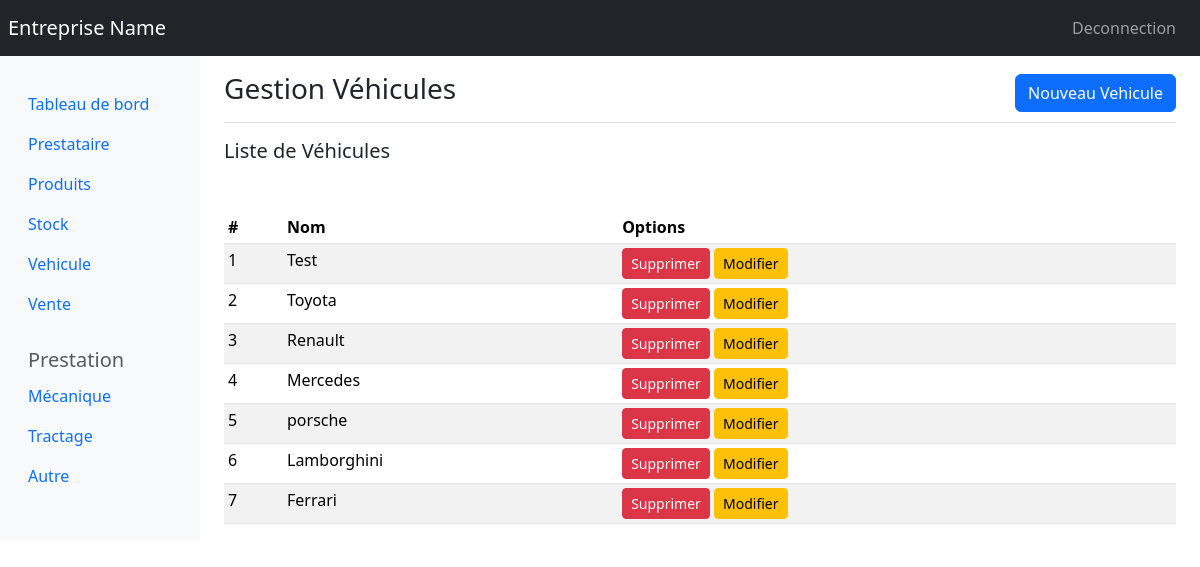
Page /vehicule.php on the committed database.
### tables this page shows
CREATE TABLE Vehicule (id INTEGER PRIMARY KEY AUTOINCREMENT NOT NULL, nom TEXT NOT NULL);

### vehicule.php (the view, shortened to what this page needs)
<?php
include_once('header.php');
$database = dbConnect();
$stmt = $database->query("SELECT * FROM vehicule");
$vehicules = $stmt->fetchAll(PDO::FETCH_ASSOC);
?>
<main role="main" class="col-md-9 ml-sm-auto col-lg-10 pt-3 px-4">
    <div class="d-flex justify-content-between flex-wrap flex-md-nowrap align-items-center pb-2 mb-3 border-bottom">
        <h3 class="h3">Gestion Véhicules</h3>
        <div class="btn-toolbar mb-2 mb-md-0">
            <div class="btn-group mr-2">
                <a href="#" id="addProd" data-bs-toggle="modal" data-bs-target="#exampleModalAdd" class="btn btn-primary">
                    Nouveau Vehicule
                </a>
            </div>
        </div>
    </div>
    <div>
        <h5 class="mb-5">Liste de Véhicules</h5>
        <div class="table-responsive">
            <table id="productTable" class="table table-striped table-sm">
                <thead>
                    <tr>
                        <th>#</th>
                        <th>Nom</th>
                        <th>Options</th>
                    </tr>
                </thead>
                <tbody>
                    <?php if (!empty($vehicules)) {
                        foreach ($vehicules as $vehicule) { ?>
                            <tr>
                                <td><?= htmlspecialchars($vehicule['id']); ?></td>
                                <td><?= htmlspecialchars($vehicule['nom']); ?></td>
                                <td>
                                    <a href="vehicule_delete.php?id=<?=$vehicule['id'];?>" class="btn btn-sm btn-danger">Supprimer</a>
                                    <a href="#" class="btn btn-sm btn-warning" data-bs-toggle="modal" data-bs-target="#exampleModalMaj" data-id="<?=$vehicule['id'];?>" data-nom="<?=$vehicule['nom'];?>">Modifier</a>
                                </td>
                            </tr>
                        <?php }
                    } ?>
                </tbody>
            </table>
        </div>
    </div>
</main>

### assets/dataTables/css/dataTables.dataTables.css (style rules this page uses)
:root { --dt-row-selected: 13, 110, 253; --dt-row-selected-text: 255, 255, 255; --dt-row-selected-link: 9, 10, 11; --dt-row-stripe: 0, 0, 0; --dt-row-hover: 0, 0, 0; --dt-column-ordering: 0, 0, 0; --dt-html-background: white; }

### rows in the picture
vehicule: id "1", nom "Test"
vehicule: id "2", nom "Toyota"
vehicule: id "3", nom "Renault"
vehicule: id "4", nom "Mercedes"
vehicule: id "5", nom "porsche"
vehicule: id "6", nom "Lamborghini"
vehicule: id "7", nom "Ferrari"
